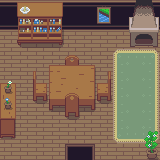

Below is a game level as drawn by its tile map, then a one-line description and the .tmx file that defines it, in full:
An orthogonal 10x10 tile map with 16x16 px tiles, 10 tile layers (suelo, alfombra, pared, accesos, ...), 2 tilesets and 8 objects.

<map version="1.2" tiledversion="1.3.3" orientation="orthogonal" renderorder="right-down" width="10" height="10" tilewidth="16" tileheight="16" infinite="0" nextlayerid="13" nextobjectid="9">
 <tileset firstgid="1" source="../Casa 1/elementos.tsx" />
 <tileset firstgid="2017" source="../Casa 1/Inner.tsx" />
 <layer id="1" name="suelo" width="10" height="10">
  <data encoding="csv">
2057,2057,2057,2057,2057,2057,2057,2057,2057,2057,
2057,2057,2057,2057,2057,2057,2057,2057,2057,2057,
2057,2057,2057,2057,2057,2057,2057,2057,2057,2057,
2057,2057,2057,2057,2057,2057,2057,2057,2057,2057,
2057,2057,2057,2057,2057,2057,2057,2057,2057,2057,
2057,2057,2057,2057,2057,2057,2057,2057,2057,2057,
2057,2057,2057,2057,2057,2057,2057,2057,2057,2057,
2057,2057,2057,2057,2057,2057,2057,2057,2057,2057,
2057,2057,2057,2057,2057,2057,2057,2057,2057,2057,
2057,2057,2057,2057,2057,2057,2057,2057,2057,2057
</data>
 </layer>
 <layer id="11" name="alfombra" width="10" height="10">
  <data encoding="csv">
0,0,0,0,0,0,0,0,0,0,
0,0,0,0,0,0,0,0,0,0,
0,0,0,0,0,0,0,0,0,0,
0,0,0,0,0,0,0,2297,2298,2299,
0,0,0,0,0,0,0,2337,2338,2339,
0,0,0,0,0,0,0,2337,2338,2339,
0,0,0,0,0,0,0,2337,2338,2339,
0,0,0,0,0,0,0,2337,2338,2339,
0,0,0,0,0,0,0,2377,2378,2379,
0,0,0,0,0,0,0,0,0,0
</data>
 </layer>
 <layer id="2" name="pared" width="10" height="10">
  <data encoding="csv">
2019,2019,2019,2019,2019,2019,2019,2019,2019,2019,
2099,2099,2099,2099,2099,2099,2099,2099,2099,2099,
0,0,0,0,0,0,0,0,0,0,
0,0,0,0,0,0,0,0,0,0,
0,0,0,0,0,0,0,0,0,0,
0,0,0,0,0,0,0,0,0,0,
0,0,0,0,0,0,0,0,0,0,
0,0,0,0,0,0,0,0,0,0,
0,0,0,0,0,0,0,0,0,0,
0,0,0,0,0,0,0,0,0,0
</data>
 </layer>
 <layer id="3" name="accesos" width="10" height="10">
  <data encoding="csv">
0,0,0,0,0,0,0,0,0,0,
0,0,0,0,0,0,0,0,0,0,
0,0,0,0,0,0,0,0,0,0,
0,0,0,0,0,0,0,0,0,0,
0,0,0,0,0,0,0,0,0,0,
0,0,0,0,0,0,0,0,0,0,
0,0,0,0,0,0,0,0,0,0,
0,0,0,0,0,0,0,0,0,0,
0,0,0,0,0,0,0,0,0,0,
0,0,0,0,2580,2581,0,0,0,0
</data>
 </layer>
 <layer id="4" name="chimenea" width="10" height="10">
  <data encoding="csv">
0,0,0,0,0,0,0,0,2429,2430,
0,0,0,0,0,0,0,0,2469,2470,
0,0,0,0,0,0,0,0,2509,2510,
0,0,0,0,0,0,0,0,0,0,
0,0,0,0,0,0,0,0,0,0,
0,0,0,0,0,0,0,0,0,0,
0,0,0,0,0,0,0,0,0,0,
0,0,0,0,0,0,0,0,0,0,
0,0,0,0,0,0,0,0,0,0,
0,0,0,0,0,0,0,0,0,0
</data>
 </layer>
 <layer id="5" name="muebles" width="10" height="10">
  <data encoding="csv">
0,2497,2498,2499,0,0,0,0,0,0,
0,2500,2501,2502,0,0,0,0,0,0,
0,2577,2578,2579,0,0,0,0,0,0,
0,0,0,0,0,0,0,0,0,0,
0,0,0,0,0,0,0,0,0,0,
2503,0,0,0,0,0,0,0,0,0,
2543,0,0,0,0,0,0,0,0,0,
2583,0,0,0,0,0,0,0,0,0,
2623,0,0,0,0,0,0,0,0,0,
0,0,0,0,0,0,0,0,0,0
</data>
 </layer>
 <layer id="7" name="adornos" width="10" height="10">
  <data encoding="csv">
0,2466,0,0,0,0,2188,0,0,0,
0,0,0,0,0,0,2228,0,0,0,
0,0,0,0,0,0,0,0,0,0,
0,0,0,0,0,0,0,0,0,0,
0,0,0,0,0,0,0,0,0,0,
2428,0,0,0,0,0,0,0,0,0,
2506,0,0,0,0,0,0,0,0,0,
0,0,0,0,0,0,0,0,0,0,
0,0,0,0,0,0,0,0,0,2505,
0,0,0,0,0,0,0,0,0,2545
</data>
 </layer>
 <layer id="10" name="silla trasera" width="10" height="10">
  <data encoding="csv">
0,0,0,0,0,0,0,0,0,0,
0,0,0,0,0,0,0,0,0,0,
0,0,0,0,0,0,0,0,0,0,
0,0,0,0,2192,0,0,0,0,0,
0,0,0,0,2232,0,0,0,0,0,
0,0,0,0,2272,0,0,0,0,0,
0,0,0,0,0,0,0,0,0,0,
0,0,0,0,0,0,0,0,0,0,
0,0,0,0,0,0,0,0,0,0,
0,0,0,0,0,0,0,0,0,0
</data>
 </layer>
 <layer id="8" name="mesa" width="10" height="10">
  <data encoding="csv">
0,0,0,0,0,0,0,0,0,0,
0,0,0,0,0,0,0,0,0,0,
0,0,0,0,0,0,0,0,0,0,
0,0,0,0,0,0,0,0,0,0,
0,0,0,2067,2068,2069,0,0,0,0,
0,0,0,2107,2108,2109,0,0,0,0,
0,0,0,2147,2148,2149,0,0,0,0,
0,0,0,0,0,0,0,0,0,0,
0,0,0,0,0,0,0,0,0,0,
0,0,0,0,0,0,0,0,0,0
</data>
 </layer>
 <layer id="9" name="sillas" width="10" height="10">
  <data encoding="csv">
0,0,0,0,0,0,0,0,0,0,
0,0,0,0,0,0,0,0,0,0,
0,0,0,0,0,0,0,0,0,0,
0,0,0,0,0,0,0,0,0,0,
0,0,2193,0,0,0,2195,0,0,0,
0,0,2233,0,2194,0,2235,0,0,0,
0,0,2273,0,2234,0,2275,0,0,0,
0,0,0,0,2274,0,0,0,0,0,
0,0,0,0,0,0,0,0,0,0,
0,0,0,0,0,0,0,0,0,0
</data>
 </layer>
 <objectgroup id="12" name="colisiones">
  <object id="1" x="-0.609418" y="159.972">
   <polygon points="0,0 0.304709,-160.277 160.277,-159.972 160.582,0.304709 2.43767,0.304709 2.43767,3.3518 168.199,2.74238 166.371,-163.629 -5.78947,-164.238 -3.96122,0.304709" />
  </object>
  <object id="2" x="0.304709" y="28.338">
   <polygon points="0,0 159.363,1.82825 159.668,-28.0332 -0.609418,-28.6427" />
  </object>
  <object id="3" x="146.565" y="159.972">
   <polygon points="0,0 -0.609418,-10.6648 10.6648,-10.9695 10.6648,-0.914127" />
  </object>
  <object id="4" x="33.518" y="100.859">
   <polygon points="0,0 13.1025,0.304709 13.4072,-17.3684 0.304709,-17.0637" />
  </object>
  <object id="5" x="65.2078" y="116.399">
   <polygon points="0,0 13.4072,0.609418 13.7119,-6.7036 -0.609418,-7.31302" />
  </object>
  <object id="6" x="97.5069" y="100.554">
   <polygon points="0,0 13.1025,-0.304709 12.4931,-17.0637 -0.609418,-17.0637" />
  </object>
  <object id="7" x="49.3629" y="65.5125">
   <polygon points="0,0 44.7922,0 45.4017,43.8781 0.304709,44.1828" />
  </object>
  <object id="8" x="0.304709" y="83.4903">
   <polygon points="0,0 15.8449,-0.304709 15.2355,35.3463 -0.609418,35.0416" />
  </object>
 </objectgroup>
</map>
